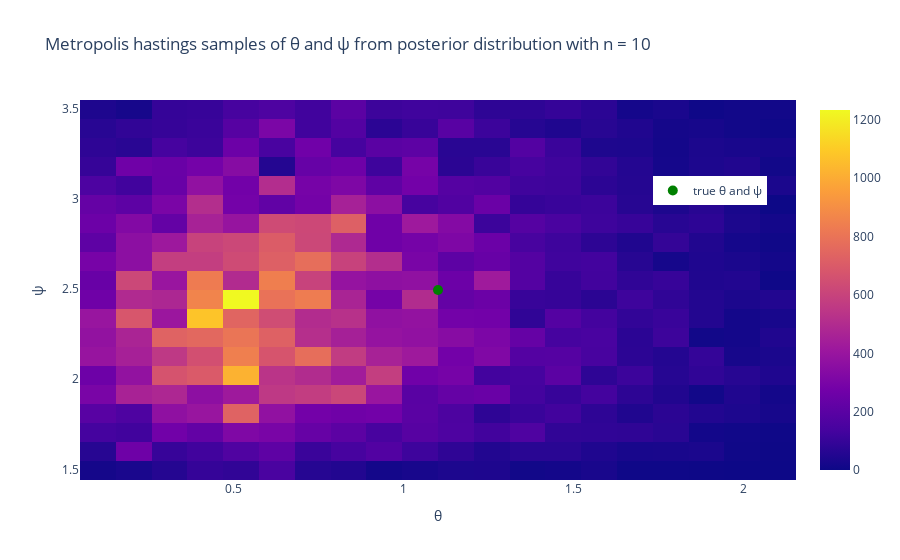

Notebook code cell kept with this figure:
### Code cell
#joint histogram of the X_est_joint samples in the interval \[θ-1,θ+1\] and \[ψ-1,ψ+1\]
X_est_joint_interval = X_est_joint[(X_est_joint[:,0] > θ-1)*( X_est_joint[:,0] < θ+1)*(X_est_joint[:,1] > ψ-1)*( X_est_joint[:,1] < ψ+1)]
hist_joint_estimate,_,_ = np.histogram2d(X_est_joint_interval[:,0],X_est_joint_interval[:,1], bins = [20,20])
#Plotly histogram of the joint histogram along with the true values of θ and ψ
fig = go.Figure(data = [go.Heatmap(z = hist_joint_estimate, x = np.linspace(θ-1,θ+1,20), y = np.linspace(ψ-1,ψ+1,20), name = 'Estimated')])
fig.add_trace(go.Scatter(x = [θ], y = [ψ], mode = 'markers', marker = dict(size = 10, color = 'green'), name = 'true θ and ψ'))
fig.update_layout(title = 'Metropolis hastings samples of θ and ψ from posterior distribution with n = 10',
                  xaxis_title = 'θ',
                  yaxis_title = 'ψ',
                    showlegend = True,
                    legend = dict(x = 0.8, y = 0.8))

fig.show()

### Figure 1 — Plotly figure (JSON) as saved in the notebook; plotly's stock layout.template omitted (floating-point values rounded to 4 significant figures; data arrays with more than 128 entries replaced by an {"elided": "..."} marker saying what was removed)
{"data": [{"name": "Estimated", "type": "heatmap", "x": [0.1018, 0.2071, 0.3124, 0.4176, 0.5229, 0.6282, 0.7334, 0.8387, 0.9439, 1.049, 1.154, 1.26, 1.365, 1.47, 1.576, 1.681, 1.786, 1.891, 1.997, 2.102], "y": [1.494, 1.599, 1.704, 1.81, 1.915, 2.02, 2.125, 2.231, 2.336, 2.441, 2.546, 2.652, 2.757, 2.862, 2.968, 3.073, 3.178, 3.283, 3.389, 3.494], "z": {"elided": "20x20 int values"}}, {"marker": {"color": "green", "size": 10}, "mode": "markers", "name": "true θ and ψ", "type": "scatter", "x": [1.102], "y": [2.494]}], "layout": {"legend": {"x": 0.8, "y": 0.8}, "showlegend": true, "title": {"text": "Metropolis hastings samples of θ and ψ from posterior distribution with n = 10"}, "xaxis": {"title": {"text": "θ"}}, "yaxis": {"title": {"text": "ψ"}}}}
